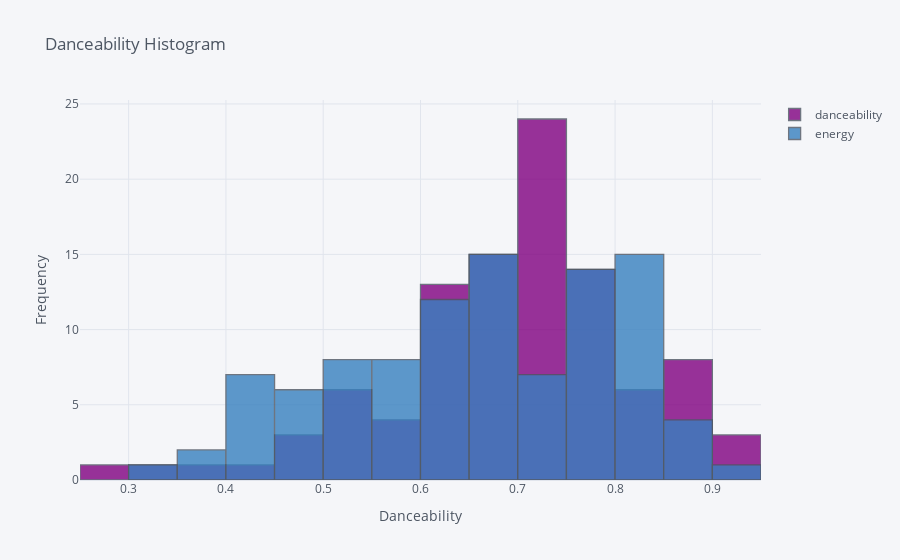

This figure's notebook cell:
### Markdown cell above
To plot the same overlaid histogram as above using default Plotly settings:

### Code cell
fig = df[['danceability', 'energy']].iplot(
    kind='hist', 
    color=['purple', 'blue'], 
    xTitle='Danceability',
    yTitle='Frequency', 
    title='Danceability Histogram')

### Figure 1 — Plotly figure (JSON) as saved in the notebook; plotly's stock layout.template omitted (floating-point values rounded to 4 significant figures)
{"data": [{"histfunc": "count", "histnorm": "", "marker": {"color": "rgba(128, 0, 128, 1.0)", "line": {"color": "#4D5663", "width": 1.3}}, "name": "danceability", "opacity": 0.8, "orientation": "v", "type": "histogram", "x": [0.825, 0.694, 0.66, 0.617, 0.609, 0.904, 0.64, 0.726, 0.853, 0.735, 0.732, 0.653, 0.679, 0.774, 0.833, 0.627, 0.696, 0.461, 0.72, 0.779, 0.543, 0.6, 0.358, 0.857, 0.744, 0.706, 0.624, 0.584, 0.748, 0.707, 0.768, 0.681, 0.671, 0.736, 0.771, 0.629, 0.809, 0.577, 0.869, 0.548, 0.599, 0.676, 0.893, 0.746, 0.755, 0.746, 0.736, 0.852, 0.927, 0.768, 0.744, 0.927, 0.476, 0.644, 0.791, 0.684, 0.703, 0.704, 0.743, 0.818, 0.637, 0.683, 0.876, 0.448, 0.741, 0.775, 0.314, 0.734, 0.747, 0.77, 0.516, 0.841, 0.798, 0.611, 0.697, 0.52, 0.698, 0.647, 0.773, 0.731, 0.721, 0.761, 0.673, 0.648, 0.832, 0.752, 0.49, 0.608, 0.573, 0.544, 0.789, 0.855, 0.708, 0.744, 0.884, 0.675, 0.542, 0.731, 0.658, 0.258]}, {"histfunc": "count", "histnorm": "", "marker": {"color": "rgba(55, 128, 191, 1.0)", "line": {"color": "#4D5663", "width": 1.3}}, "name": "energy", "opacity": 0.8, "orientation": "v", "type": "histogram", "x": [0.652, 0.815, 0.786, 0.635, 0.668, 0.611, 0.533, 0.769, 0.56, 0.451, 0.75, 0.658, 0.634, 0.626, 0.434, 0.812, 0.817, 0.834, 0.763, 0.787, 0.677, 0.81, 0.557, 0.8, 0.804, 0.427, 0.876, 0.54, 0.524, 0.629, 0.813, 0.594, 0.672, 0.795, 0.696, 0.572, 0.463, 0.522, 0.485, 0.65, 0.448, 0.843, 0.745, 0.793, 0.789, 0.653, 0.449, 0.773, 0.665, 0.517, 0.836, 0.488, 0.718, 0.743, 0.619, 0.823, 0.868, 0.633, 0.359, 0.803, 0.514, 0.691, 0.669, 0.801, 0.667, 0.617, 0.555, 0.418, 0.864, 0.567, 0.595, 0.728, 0.539, 0.644, 0.716, 0.761, 0.375, 0.932, 0.68, 0.794, 0.626, 0.838, 0.637, 0.738, 0.772, 0.505, 0.485, 0.798, 0.781, 0.809, 0.442, 0.624, 0.693, 0.739, 0.346, 0.69, 0.859, 0.469, 0.588, 0.437]}], "layout": {"barmode": "overlay", "legend": {"bgcolor": "#F5F6F9", "font": {"color": "#4D5663"}}, "paper_bgcolor": "#F5F6F9", "plot_bgcolor": "#F5F6F9", "title": {"font": {"color": "#4D5663"}, "text": "Danceability Histogram"}, "xaxis": {"gridcolor": "#E1E5ED", "showgrid": true, "tickfont": {"color": "#4D5663"}, "title": {"font": {"color": "#4D5663"}, "text": "Danceability"}, "zerolinecolor": "#E1E5ED"}, "yaxis": {"gridcolor": "#E1E5ED", "showgrid": true, "tickfont": {"color": "#4D5663"}, "title": {"font": {"color": "#4D5663"}, "text": "Frequency"}, "zerolinecolor": "#E1E5ED"}}}
